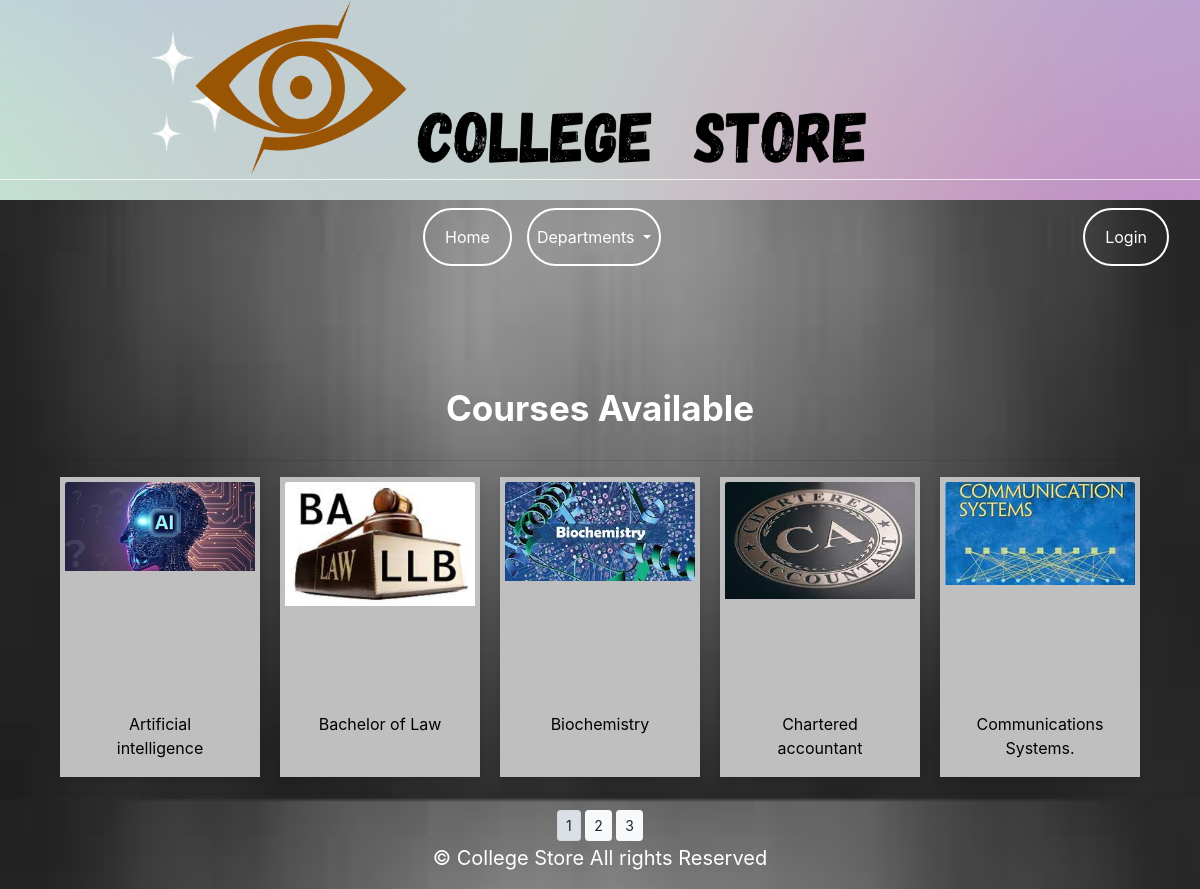
The page / on the database its author committed.
### storeapp/models.py (models this page shows, shortened)
class Course(models.Model):
    name = models.CharField(max_length=250, unique=True)
    slug = models.SlugField(max_length=250, unique=True)
    description = models.TextField(blank=True)
    department = models.ForeignKey(Department, on_delete=models.CASCADE)
    image = models.ImageField(upload_to='course', blank=True)
    Seat_availability = models.IntegerField()
    available = models.BooleanField(default=True)
    created = models.DateTimeField(auto_now_add=True)
    updated = models.DateTimeField(auto_now=True)
    class Meta:
        ordering = ('name',)
        verbose_name = 'course'
        verbose_name_plural = 'courses'
    def get_url(self):
        return reverse('storeapp:coursedetail',args=[self.department.slug,self.slug])

### storeapp/views.py (the view)
# urls.py: path('', views.deptdetail, name='home'),
def deptdetail(request, c_slug=None):
    c_page = None
    course_list = None
    if c_slug is not None:
        c_page = get_object_or_404(Department, slug=c_slug)
        course_list = Course.objects.all().filter(department=c_page, available=True)
    else:
        course_list = Course.objects.all().filter(available=True)
    paginator = Paginator(course_list, 5)
    try:
        page = int(request.GET.get('page', 1))
    except ValueError:
        page = 1
    try:
        course_list = paginator.page(page)
    except (EmptyPage, InvalidPage):
        course_list = paginator.page(paginator.num_pages)
    return render(request, 'department.html', {'department': c_page, 'course_list': course_list})

### storeapp/context_processors.py (called while the page is built)
def menu_links(request):
    links=Department.objects.all()
    return dict(links=links)

### storeapp/models.py (called while the page is built)
    def get_url(self):
        return reverse('storeapp:deptdetail',args=[self.slug])

### templates/department.html (shortened to what this page needs)
{% extends 'base.html' %}
{% load static %}
{% block content %}
    <body class="bodyfordep">
        <br>
        <div>
            <h1 class="head-tag">{{ department.name|upper}}</h1>
            <p class="mytext">{{ department.description }}</p>
        </div>
        <div>
            <div>
                <h1 class="text-center head-tag"> Courses Available</h1>
            </div>
            <hr>
            <div class="card-container">
                {% for prod in course_list.object_list %}
                    <div class="card1">
                        <div class="card1-content">
                            <a href="{{ prod.get_url }}">
                                <div class="my_image">
                                    <img class="card-img-top" src="{{ prod.image.url }}" alt="{{ prod.name }}">
                                </div>
                                <div class="card1-body">
                                    {{ prod.name }}
                                </div>
                            </a>
                        </div>
                    </div>
                {% endfor %}
            </div>
            {% if course_list.paginator.num_pages > 1 %}
                <hr>
                <div class="text-center">
                    {% for pg in course_list.paginator.page_range %}
                        <a href="?page={{ pg }}" class="btn btn-light btn-sm {% if course_list.number == pg %}active{% endif %}">{{ pg }}</a>
                    {% endfor %}
                </div>
            {% endif %}
        </div>
    </body>
{% endblock %}

### templates/base.html (shortened to what this page needs)
{% load static %}
<!DOCTYPE html>
<html lang="en">
<head>
    <link rel="stylesheet" href="{% static 'css/bootstrap.min.css' %}">
    <link rel="stylesheet" href="{% static 'css/custom.css' %}">
</head>
<body>
    <div>
        <div>
            {% include 'header.html' %}
        </div>
        <div>
            {% include 'navbar.html' %}
        </div>
        <div>
            {% block content %}
            {% endblock %}
        </div>
    </div><br><br>
{% include 'footer.html' %}
</body>
</html>

### templates/header.html (shortened to what this page needs)
{% load static %}
<header>
<div class="header-card">
    <img class="card_header" src="{% static 'css/banner-college.png' %}">
  </div>
</div>

### templates/navbar.html (shortened to what this page needs)
<div>
<nav class="navbar navbar-expand-lg my-nav ">
  <div class="collapse navbar-collapse" id="navbarText">
    <ul class="navbar-nav ">
      <li class="nav-item active">
          <a class="btn btn-home" href="{% url 'storeapp:home' %}">Home</a>
      </li>
        <li class="nav-item dropdown">
        <a class="nav-link dropdown-toggle btn-home" href="#" id="navbarDropdown" role="button" data-toggle="dropdown" aria-haspopup="true" aria-expanded="false">
          Departments
        </a>
      </li>
    </ul>
  </div>
    <ul class="navbar-nav ">
         {% if user.is_authenticated %}
        <ul class="nav-item active">
            <a style="margin-right: 15px;" class="btn-user" href="">Hello {{user.username|upper}}</a>
            <a style="margin-right: 15px;" class="btn btn-home" href="{% url 'storeapp:logout' %}">Logout</a>
            <a style="margin-right: 15px;" class="btn btn-home" href="{% url 'storeapp:form' %}">form</a>
             {% else %}
             <a style="margin-right: 15px;" class="btn btn-home" href="{% url 'storeapp:login' %}">Login</a>
        </ul>
         {% endif %}
</nav>
</div>

### templates/footer.html
{% load static %}
<div class="container">
<div class="footer fixed-bottom my-footer">
    <p class="text-center">&copy; College Store All rights Reserved</p>
</div>
    </div>

### static/css/custom.css (style rules this page uses)
.card_header { width : 100%; height : 200px; display: block; background-size: cover; background-position: center; }
.header-card { height:200px; }
.navbar-nav { margin: 0 auto; display: flex; justify-content: center; }
.nav-item { margin-right: 15px; }
.my_image { width : auto; height : 200px; }
.card-container { display: flex; justify-content: center; align-items: center; height: auto; }
.card1 { width: 200px; height: 300px; background-color:#bfbfbf; box-shadow: 0 4px 8px rgba(0, 0, 0, 0.1); margin: 0 10px; transition: margin 0.5s ease-in-out; display: inline-block; }
.card1-content { padding: 5px; text-align: center; }
.card1-body { text-align: bottom; padding: 30px; color: #000000; }
.bodyfordep { background-image: url('bg-dep.jpg'); background-size: cover; background-position: center; height:100vh; margin: 0; padding: 0; }
::placeholder { color: #e5e5e5; }
.btn-home { border:2px solid #fff; padding: 15px 20px; font-size: 16px; color:#fff; border-radius: 50px; cursor: pointer; }
.head-tag { padding: 15px 20px; font-size: 35px; font-weight:bold; color:#fff; cursor: pointer; }
.my-footer { font-size: 20px; color:#fff; padding: 0; text-align: center; right:0; left:0; bottom:0; }
.mytext { color:#e6e6e6; font-size:16px; padding:0 20px 20px 20px; text-align: justify; }

### rows shown on the page
Course: image (picture), name "Artificial intelligence"
Course: image (picture), name "Bachelor of Law"
Course: image (picture), name "Biochemistry"
Course: image (picture), name "Chartered accountant"
Course: image (picture), name "Communications Systems."

### other values the page prints
{{ pg }} "1" "2" "3"
